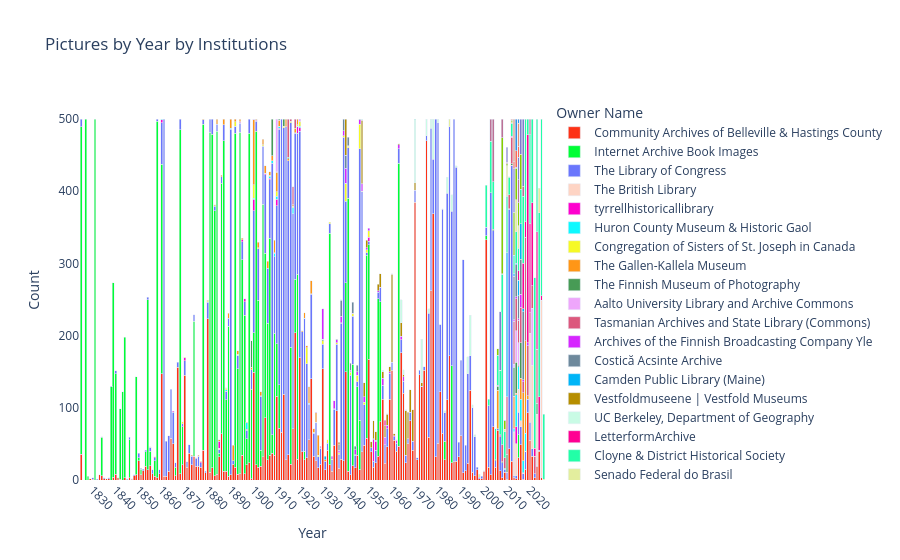
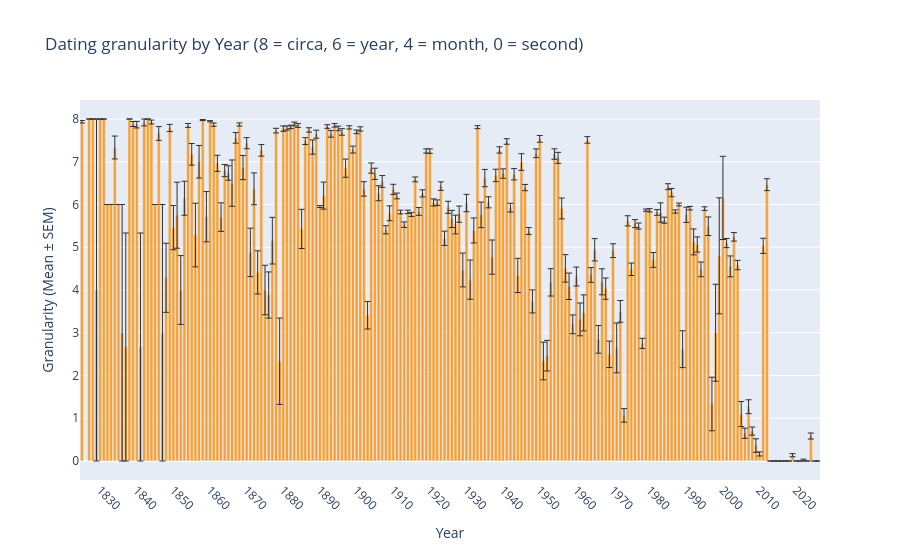

Write notebook code for charts like these, in order.
### Code cell
plot_year_per_institution(df500, log_scale=False)
plot_granularity(df500)

### Figure 1 — Plotly figure (JSON) as saved in the notebook; plotly's stock layout.template omitted (floating-point values rounded to 4 significant figures; data arrays with more than 128 entries replaced by an {"elided": "..."} marker saying what was removed)
{"data": [{"alignmentgroup": "True", "hovertemplate": "owner_name=Community Archives of Belleville & Hastings County<br>year=%{x}<br>count=%{y}<extra></extra>", "legendgroup": "Community Archives of Belleville & Hastings County", "marker": {"color": "#FD3216", "pattern": {"shape": ""}}, "name": "Community Archives of Belleville & Hastings County", "offsetgroup": "Community Archives of Belleville & Hastings County", "orientation": "v", "showlegend": true, "textposition": "auto", "type": "bar", "x": {"elided": "193 int values"}, "xaxis": "x", "y": {"elided": "193 int values"}, "yaxis": "y"}, {"alignmentgroup": "True", "hovertemplate": "owner_name=Internet Archive Book Images<br>year=%{x}<br>count=%{y}<extra></extra>", "legendgroup": "Internet Archive Book Images", "marker": {"color": "#00FE35", "pattern": {"shape": ""}}, "name": "Internet Archive Book Images", "offsetgroup": "Internet Archive Book Images", "orientation": "v", "showlegend": true, "textposition": "auto", "type": "bar", "x": [1825, 1827, 1828, 1831, 1834, 1838, 1839, 1840, 1842, 1843, 1844, 1846, 1849, 1850, 1851, 1853, 1854, 1855, 1857, 1858, 1860, 1866, 1868, 1869, 1874, 1878, 1881, 1882, 1883, 1884, 1885, 1886, 1887, 1888, 1889, 1892, 1893, 1894, 1895, 1896, 1897, 1898, 1899, 1900, 1901, 1902, 1903, 1904, 1905, 1906, 1907, 1908, 1909, 1910, 1911, 1916, 1918, 1919, 1922, 1933, 1940, 1941, 1943, 1945, 1946, 1949, 1950, 1954, 1955, 1963, 1983, 1986, 2001, 2015], "xaxis": "x", "y": [453, 500, 5, 500, 53, 129, 269, 139, 98, 122, 195, 53, 136, 4, 8, 20, 236, 20, 22, 494, 290, 12, 476, 53, 187, 452, 471, 462, 367, 475, 5, 347, 458, 99, 208, 462, 146, 473, 271, 219, 36, 456, 124, 55, 462, 231, 22, 350, 228, 189, 301, 26, 169, 73, 60, 162, 74, 256, 12, 321, 123, 378, 140, 95, 69, 253, 159, 218, 166, 392, 26, 134, 5, 32], "yaxis": "y"}, {"alignmentgroup": "True", "hovertemplate": "owner_name=The Library of Congress<br>year=%{x}<br>count=%{y}<extra></extra>", "legendgroup": "The Library of Congress", "marker": {"color": "#6A76FC", "pattern": {"shape": ""}}, "name": "The Library of Congress", "offsetgroup": "The Library of Congress", "orientation": "v", "showlegend": true, "textposition": "auto", "type": "bar", "x": {"elided": "187 int values"}, "xaxis": "x", "y": {"elided": "187 int values"}, "yaxis": "y"}, {"alignmentgroup": "True", "hovertemplate": "owner_name=The British Library<br>year=%{x}<br>count=%{y}<extra></extra>", "legendgroup": "The British Library", "marker": {"color": "#FED4C4", "pattern": {"shape": ""}}, "name": "The British Library", "offsetgroup": "The British Library", "orientation": "v", "showlegend": true, "textposition": "auto", "type": "bar", "x": [1855, 1885, 1894, 2013, 2014, 2015, 2016, 2017, 2018, 2020, 2021, 2023, 2025], "xaxis": "x", "y": [1, 2, 1, 60, 44, 32, 8, 1, 1, 123, 116, 71, 245], "yaxis": "y"}, {"alignmentgroup": "True", "hovertemplate": "owner_name=tyrrellhistoricallibrary<br>year=%{x}<br>count=%{y}<extra></extra>", "legendgroup": "tyrrellhistoricallibrary", "marker": {"color": "#FE00CE", "pattern": {"shape": ""}}, "name": "tyrrellhistoricallibrary", "offsetgroup": "tyrrellhistoricallibrary", "orientation": "v", "showlegend": true, "textposition": "auto", "type": "bar", "x": [1857, 1860, 1865, 1870, 1875, 1876, 1877, 1880, 1885, 1888, 1894, 1895, 1896, 1897, 1900, 1901, 1905, 1907, 1910, 1911, 1919, 1920, 1925, 1950, 1952, 1953, 2012, 2013, 2014], "xaxis": "x", "y": [1, 4, 1, 4, 1, 1, 1, 1, 10, 1, 1, 3, 4, 1, 16, 1, 1, 2, 9, 1, 9, 5, 1, 5, 30, 13, 1, 1, 24], "yaxis": "y"}, {"alignmentgroup": "True", "hovertemplate": "owner_name=Huron County Museum & Historic Gaol<br>year=%{x}<br>count=%{y}<extra></extra>", "legendgroup": "Huron County Museum & Historic Gaol", "marker": {"color": "#0DF9FF", "pattern": {"shape": ""}}, "name": "Huron County Museum & Historic Gaol", "offsetgroup": "Huron County Museum & Historic Gaol", "orientation": "v", "showlegend": true, "textposition": "auto", "type": "bar", "x": [1860, 1883, 1888, 1890, 1892, 1893, 1897, 1900, 1907, 1908, 1909, 1910, 1911, 1917, 1919, 1920, 1922, 1924, 2013, 2014, 2015, 2016, 2017, 2018], "xaxis": "x", "y": [1, 1, 2, 1, 1, 1, 9, 1, 3, 3, 5, 4, 2, 8, 1, 2, 1, 1, 4, 44, 31, 30, 17, 25], "yaxis": "y"}, {"alignmentgroup": "True", "hovertemplate": "owner_name=Congregation of Sisters of St. Joseph in Canada<br>year=%{x}<br>count=%{y}<extra></extra>", "legendgroup": "Congregation of Sisters of St. Joseph in Canada", "marker": {"color": "#F6F926", "pattern": {"shape": ""}}, "name": "Congregation of Sisters of St. Joseph in Canada", "offsetgroup": "Congregation of Sisters of St. Joseph in Canada", "orientation": "v", "showlegend": true, "textposition": "auto", "type": "bar", "x": [1869, 1870, 1877, 1880, 1888, 1892, 1893, 1900, 1901, 1902, 1903, 1904, 1905, 1907, 1909, 1910, 1911, 1913, 1916, 1917, 1918, 1919, 1920, 1923, 1926, 1927, 1928, 1929, 1930, 1932, 1933, 1934, 1936, 1937, 1939, 1940, 1941, 1942, 1943, 1944, 1945, 1946, 1947, 1948, 1949, 1950, 2026], "xaxis": "x", "y": [3, 1, 1, 1, 2, 6, 1, 19, 1, 2, 1, 2, 1, 1, 1, 6, 1, 2, 1, 2, 1, 2, 6, 22, 1, 1, 2, 1, 5, 5, 2, 1, 2, 2, 2, 24, 2, 4, 3, 1, 9, 34, 1, 4, 4, 9, 1], "yaxis": "y"}, {"alignmentgroup": "True", "hovertemplate": "owner_name=The Gallen-Kallela Museum<br>year=%{x}<br>count=%{y}<extra></extra>", "legendgroup": "The Gallen-Kallela Museum", "marker": {"color": "#FF9616", "pattern": {"shape": ""}}, "name": "The Gallen-Kallela Museum", "offsetgroup": "The Gallen-Kallela Museum", "orientation": "v", "showlegend": true, "textposition": "auto", "type": "bar", "x": [1873, 1876, 1878, 1880, 1883, 1884, 1885, 1886, 1887, 1888, 1889, 1890, 1891, 1892, 1893, 1894, 1895, 1897, 1899, 1900, 1901, 1902, 1903, 1904, 1905, 1906, 1907, 1908, 1909, 1910, 1911, 1914, 1915, 1916, 1917, 1918, 1919, 1920, 1921, 1922, 1923, 1924, 1925, 1926, 1927, 1928, 1929, 1931, 1935, 1942, 2006, 2013, 2014, 2016, 2017, 2018, 2019], "xaxis": "x", "y": [1, 1, 1, 1, 1, 7, 2, 2, 8, 1, 7, 13, 21, 4, 5, 4, 2, 1, 3, 90, 1, 7, 5, 8, 10, 10, 5, 7, 17, 27, 8, 11, 3, 1, 2, 6, 8, 1, 2, 8, 3, 23, 18, 5, 13, 28, 1, 2, 1, 1, 53, 45, 2, 29, 94, 128, 5], "yaxis": "y"}, {"alignmentgroup": "True", "hovertemplate": "owner_name=The Finnish Museum of Photography<br>year=%{x}<br>count=%{y}<extra></extra>", "legendgroup": "The Finnish Museum of Photography", "marker": {"color": "#479B55", "pattern": {"shape": ""}}, "name": "The Finnish Museum of Photography", "offsetgroup": "The Finnish Museum of Photography", "orientation": "v", "showlegend": true, "textposition": "auto", "type": "bar", "x": [1899, 1908, 1910, 1911, 1913, 1915, 1930, 1938, 2004, 2005, 2006, 2008, 2009, 2010, 2011, 2012, 2013, 2014, 2015, 2016, 2023], "xaxis": "x", "y": [37, 51, 1, 2, 10, 2, 1, 1, 2, 1, 6, 1, 1, 25, 1, 2, 40, 43, 2, 49, 15], "yaxis": "y"}, {"alignmentgroup": "True", "hovertemplate": "owner_name=Aalto University Library and Archive Commons<br>year=%{x}<br>count=%{y}<extra></extra>", "legendgroup": "Aalto University Library and Archive Commons", "marker": {"color": "#EEA6FB", "pattern": {"shape": ""}}, "name": "Aalto University Library and Archive Commons", "offsetgroup": "Aalto University Library and Archive Commons", "orientation": "v", "showlegend": true, "textposition": "auto", "type": "bar", "x": [1900, 1910, 1920, 1930, 1940, 2013, 2014, 2015, 2021], "xaxis": "x", "y": [1, 73, 2, 1, 1, 4, 44, 31, 79], "yaxis": "y"}, {"alignmentgroup": "True", "hovertemplate": "owner_name=Tasmanian Archives and State Library (Commons)<br>year=%{x}<br>count=%{y}<extra></extra>", "legendgroup": "Tasmanian Archives and State Library (Commons)", "marker": {"color": "#DC587D", "pattern": {"shape": ""}}, "name": "Tasmanian Archives and State Library (Commons)", "offsetgroup": "Tasmanian Archives and State Library (Commons)", "orientation": "v", "showlegend": true, "textposition": "auto", "type": "bar", "x": [1915, 1916, 1917, 1918, 2007, 2008, 2009, 2010, 2011, 2012, 2013, 2014, 2015, 2016, 2017, 2018, 2019, 2020, 2021, 2022, 2023], "xaxis": "x", "y": [53, 3, 25, 13, 1, 24, 15, 79, 19, 37, 60, 44, 31, 49, 15, 143, 69, 29, 31, 24, 75], "yaxis": "y"}, {"alignmentgroup": "True", "hovertemplate": "owner_name=Archives of the Finnish Broadcasting Company Yle<br>year=%{x}<br>count=%{y}<extra></extra>", "legendgroup": "Archives of the Finnish Broadcasting Company Yle", "marker": {"color": "#D626FF", "pattern": {"shape": ""}}, "name": "Archives of the Finnish Broadcasting Company Yle", "offsetgroup": "Archives of the Finnish Broadcasting Company Yle", "orientation": "v", "showlegend": true, "textposition": "auto", "type": "bar", "x": [1920, 1927, 1929, 1930, 1934, 1935, 1936, 1937, 1938, 1939, 1940, 1941, 1942, 1943, 1944, 1945, 1946, 1947, 1948, 1949, 1950, 1952, 1953, 1954, 1955, 1956, 1957, 1958, 1959, 1961, 1962, 1963, 1964, 1965, 2006, 2007, 2012, 2013, 2014, 2015, 2016, 2017, 2019], "xaxis": "x", "y": [1, 1, 1, 42, 4, 11, 4, 3, 9, 7, 21, 1, 2, 1, 7, 5, 6, 10, 7, 3, 4, 1, 1, 2, 1, 10, 10, 5, 2, 1, 4, 5, 5, 6, 1, 2, 1, 2, 3, 2, 18, 3, 4], "yaxis": "y"}, {"alignmentgroup": "True", "hovertemplate": "owner_name=Costică Acsinte Archive<br>year=%{x}<br>count=%{y}<extra></extra>", "legendgroup": "Costică Acsinte Archive", "marker": {"color": "#6E899C", "pattern": {"shape": ""}}, "name": "Costică Acsinte Archive", "offsetgroup": "Costică Acsinte Archive", "orientation": "v", "showlegend": true, "textposition": "auto", "type": "bar", "x": [1929, 1936, 1937, 1938, 1939, 1940, 1941, 1942, 1943, 1944, 1945, 1946, 2013, 2014, 2015, 2016, 2017], "xaxis": "x", "y": [1, 1, 8, 22, 16, 18, 12, 10, 15, 5, 9, 1, 60, 44, 32, 49, 94], "yaxis": "y"}, {"alignmentgroup": "True", "hovertemplate": "owner_name=Camden Public Library (Maine)<br>year=%{x}<br>count=%{y}<extra></extra>", "legendgroup": "Camden Public Library (Maine)", "marker": {"color": "#00B5F7", "pattern": {"shape": ""}}, "name": "Camden Public Library (Maine)", "offsetgroup": "Camden Public Library (Maine)", "orientation": "v", "showlegend": true, "textposition": "auto", "type": "bar", "x": [1931, 2010, 2013, 2014, 2015, 2016, 2017], "xaxis": "x", "y": [5, 200, 4, 2, 22, 49, 4], "yaxis": "y"}, {"alignmentgroup": "True", "hovertemplate": "owner_name=Vestfoldmuseene | Vestfold Museums<br>year=%{x}<br>count=%{y}<extra></extra>", "legendgroup": "Vestfoldmuseene | Vestfold Museums", "marker": {"color": "#B68E00", "pattern": {"shape": ""}}, "name": "Vestfoldmuseene | Vestfold Museums", "offsetgroup": "Vestfoldmuseene | Vestfold Museums", "orientation": "v", "showlegend": true, "textposition": "auto", "type": "bar", "x": [1937, 1938, 1940, 1947, 1948, 1949, 1951, 1952, 1953, 1954, 1955, 1956, 1957, 1958, 1959, 1960, 1961, 1962, 1963, 1964, 1965, 1966, 1967, 1968, 1969, 1970, 1973], "xaxis": "x", "y": [3, 1, 50, 88, 20, 10, 8, 25, 12, 9, 19, 9, 16, 15, 7, 122, 3, 1, 2, 19, 3, 62, 37, 31, 43, 11, 5], "yaxis": "y"}, {"alignmentgroup": "True", "hovertemplate": "owner_name=UC Berkeley, Department of Geography<br>year=%{x}<br>count=%{y}<extra></extra>", "legendgroup": "UC Berkeley, Department of Geography", "marker": {"color": "#C9FBE5", "pattern": {"shape": ""}}, "name": "UC Berkeley, Department of Geography", "offsetgroup": "UC Berkeley, Department of Geography", "orientation": "v", "showlegend": true, "textposition": "auto", "type": "bar", "x": [1947, 1956, 1960, 1964, 1965, 1966, 1970, 1973, 1975, 1976, 1977, 1978, 1980, 1981, 1982, 1983, 1984, 1986, 1988, 1993, 1994, 1995, 1996], "xaxis": "x", "y": [2, 2, 1, 32, 7, 1, 87, 60, 23, 6, 13, 56, 5, 1, 1, 3, 22, 23, 2, 24, 56, 4, 3], "yaxis": "y"}, {"alignmentgroup": "True", "hovertemplate": "owner_name=LetterformArchive<br>year=%{x}<br>count=%{y}<extra></extra>", "legendgroup": "LetterformArchive", "marker": {"color": "#FF0092", "pattern": {"shape": ""}}, "name": "LetterformArchive", "offsetgroup": "LetterformArchive", "orientation": "v", "showlegend": true, "textposition": "auto", "type": "bar", "x": [1957, 1958, 2015, 2017, 2018, 2019, 2020, 2021, 2022, 2023, 2024, 2025], "xaxis": "x", "y": [8, 1, 13, 63, 22, 288, 123, 115, 11, 163, 74, 6], "yaxis": "y"}, {"alignmentgroup": "True", "hovertemplate": "owner_name=Cloyne & District Historical Society<br>year=%{x}<br>count=%{y}<extra></extra>", "legendgroup": "Cloyne & District Historical Society", "marker": {"color": "#22FFA7", "pattern": {"shape": ""}}, "name": "Cloyne & District Historical Society", "offsetgroup": "Cloyne & District Historical Society", "orientation": "v", "showlegend": true, "textposition": "auto", "type": "bar", "x": [1970, 2001, 2002, 2003, 2004, 2005, 2006, 2007, 2008, 2009, 2010, 2011, 2012, 2013, 2014, 2015, 2016, 2017, 2018, 2019, 2020, 2021, 2022, 2023, 2024, 2025, 2026], "xaxis": "x", "y": [1, 58, 9, 71, 66, 43, 42, 88, 236, 36, 78, 24, 18, 25, 44, 31, 48, 93, 142, 22, 123, 116, 236, 156, 255, 245, 90], "yaxis": "y"}, {"alignmentgroup": "True", "hovertemplate": "owner_name=Senado Federal do Brasil<br>year=%{x}<br>count=%{y}<extra></extra>", "legendgroup": "Senado Federal do Brasil", "marker": {"color": "#E3EE9E", "pattern": {"shape": ""}}, "name": "Senado Federal do Brasil", "offsetgroup": "Senado Federal do Brasil", "orientation": "v", "showlegend": true, "textposition": "auto", "type": "bar", "x": [1985, 1998, 2007, 2008, 2009, 2010, 2012, 2014, 2015, 2024], "xaxis": "x", "y": [11, 4, 1, 1, 3, 42, 2, 44, 31, 34], "yaxis": "y"}, {"alignmentgroup": "True", "hovertemplate": "owner_name=UBC Library Digitization Centre<br>year=%{x}<br>count=%{y}<extra></extra>", "legendgroup": "UBC Library Digitization Centre", "marker": {"color": "#86CE00", "pattern": {"shape": ""}}, "name": "UBC Library Digitization Centre", "offsetgroup": "UBC Library Digitization Centre", "orientation": "v", "showlegend": true, "textposition": "auto", "type": "bar", "x": [2000, 2006, 2008, 2009, 2010, 2011, 2012, 2013, 2014, 2015, 2016], "xaxis": "x", "y": [1, 9, 188, 12, 3, 1, 2, 60, 44, 32, 48], "yaxis": "y"}, {"alignmentgroup": "True", "hovertemplate": "owner_name=UVicLibraries<br>year=%{x}<br>count=%{y}<extra></extra>", "legendgroup": "UVicLibraries", "marker": {"color": "#BC7196", "pattern": {"shape": ""}}, "name": "UVicLibraries", "offsetgroup": "UVicLibraries", "orientation": "v", "showlegend": true, "textposition": "auto", "type": "bar", "x": [2003, 2004, 2008, 2010, 2015, 2017, 2020], "xaxis": "x", "y": [31, 87, 26, 2, 32, 14, 22], "yaxis": "y"}, {"alignmentgroup": "True", "hovertemplate": "owner_name=Université de Caen Normandie<br>year=%{x}<br>count=%{y}<extra></extra>", "legendgroup": "Université de Caen Normandie", "marker": {"color": "#7E7DCD", "pattern": {"shape": ""}}, "name": "Université de Caen Normandie", "offsetgroup": "Université de Caen Normandie", "orientation": "v", "showlegend": true, "textposition": "auto", "type": "bar", "x": [2007, 2009, 2010, 2012, 2013, 2014, 2015, 2016, 2017], "xaxis": "x", "y": [81, 1, 21, 1, 60, 1, 31, 49, 93], "yaxis": "y"}, {"alignmentgroup": "True", "hovertemplate": "owner_name=Presidency Of The Republic Of Turkey Directorate o<br>year=%{x}<br>count=%{y}<extra></extra>", "legendgroup": "Presidency Of The Republic Of Turkey Directorate o", "marker": {"color": "#FC6955", "pattern": {"shape": ""}}, "name": "Presidency Of The Republic Of Turkey Directorate o", "offsetgroup": "Presidency Of The Republic Of Turkey Directorate o", "orientation": "v", "showlegend": true, "textposition": "auto", "type": "bar", "x": [2012, 2013, 2014, 2015], "xaxis": "x", "y": [1, 10, 23, 15], "yaxis": "y"}, {"alignmentgroup": "True", "hovertemplate": "owner_name=VCU Libraries Commons<br>year=%{x}<br>count=%{y}<extra></extra>", "legendgroup": "VCU Libraries Commons", "marker": {"color": "#E48F72", "pattern": {"shape": ""}}, "name": "VCU Libraries Commons", "offsetgroup": "VCU Libraries Commons", "orientation": "v", "showlegend": true, "textposition": "auto", "type": "bar", "x": [2013, 2015], "xaxis": "x", "y": [59, 32], "yaxis": "y"}, {"alignmentgroup": "True", "hovertemplate": "owner_name=The Graduate Institute, Geneva<br>year=%{x}<br>count=%{y}<extra></extra>", "legendgroup": "The Graduate Institute, Geneva", "marker": {"color": "#2E91E5", "pattern": {"shape": ""}}, "name": "The Graduate Institute, Geneva", "offsetgroup": "The Graduate Institute, Geneva", "orientation": "v", "showlegend": true, "textposition": "auto", "type": "bar", "x": [2014, 2015], "xaxis": "x", "y": [44, 6], "yaxis": "y"}], "layout": {"barmode": "stack", "legend": {"title": {"text": "Owner Name"}, "tracegroupgap": 0}, "plot_bgcolor": "white", "title": {"text": "Pictures by Year by Institutions"}, "xaxis": {"anchor": "y", "domain": [0, 1], "dtick": 10, "tick0": 1820, "tickangle": 45, "tickmode": "linear", "title": {"text": "Year"}}, "yaxis": {"anchor": "x", "domain": [0, 1], "title": {"text": "Count"}}}}

### Figure 2 — Plotly figure (JSON) as saved in the notebook; plotly's stock layout.template omitted (floating-point values rounded to 4 significant figures; data arrays with more than 128 entries replaced by an {"elided": "..."} marker saying what was removed)
{"data": [{"error_y": {"array": {"elided": "201 float values"}, "color": "black", "thickness": 1, "type": "data", "visible": true, "width": 3}, "marker": {"color": "darkorange"}, "name": "Granularity Mean", "opacity": 0.8, "type": "bar", "x": {"elided": "201 int values"}, "y": {"elided": "201 float values"}}], "layout": {"title": {"text": "Dating granularity by Year (8 = circa, 6 = year, 4 = month, 0 = second)"}, "xaxis": {"dtick": 10, "tick0": 1820, "tickangle": 45, "tickmode": "linear", "title": {"text": "Year"}}, "yaxis": {"title": {"text": "Granularity (Mean ± SEM)"}}}}
